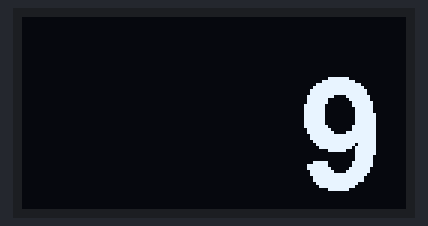
This program was run on a simulated ESP32 board running MicroPython. On the bench: 128×64 one-colour display. What the program prints to the serial console is not drawn. At 2.3 s the program stops and its outputs stay as they are.

Above: at 0.73 s.
At 1.4 s:
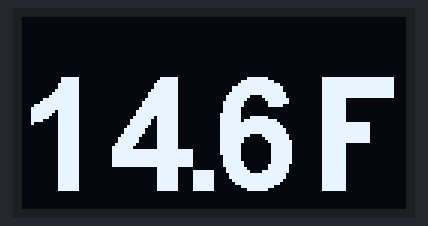

The program:

main.py
```python
# Complete project details at https://RandomNerdTutorials.com

from machine import Pin, I2C
import ssd1306
import os
from time import sleep_ms
import bignumber

# Helper function to allow testing without display
def clear(oled):
    if oled:
        oled.fill(0)

def show(oled):
    if oled:
        oled.show()

# Check if display is there.
# If not, keep running but just output text in log
try:
    # ESP32C3 Pin assignment
    #i2c = I2C(-1, scl=Pin(7), sda=Pin(6))
    i2c = I2C(-1, scl=Pin(9), sda=Pin(8))

    # ESP32 Pin assignment
    #i2c = I2C(-1, scl=Pin(22), sda=Pin(21))

    # ESP8266 Pin assignment
    #i2c = I2C(-1, scl=Pin(5), sda=Pin(24))

    oled_width = 128
    oled_height = 64
    oled = ssd1306.SSD1306_I2C(oled_width, oled_height, i2c)
    oled.fill(0)
    oled.show()
except:
    oled = None

for number in range(15):
    clear(oled)
    bignumber.bigNumber(oled, number)
    show(oled)
    sleep_ms(10)

clear(oled)
bignumber.bigTemp(oled, 14.6, 'F')
sleep_ms(1000)
print('TESTOK')
```

Source omitted: bignumber.py (data table, 8982 bytes)
